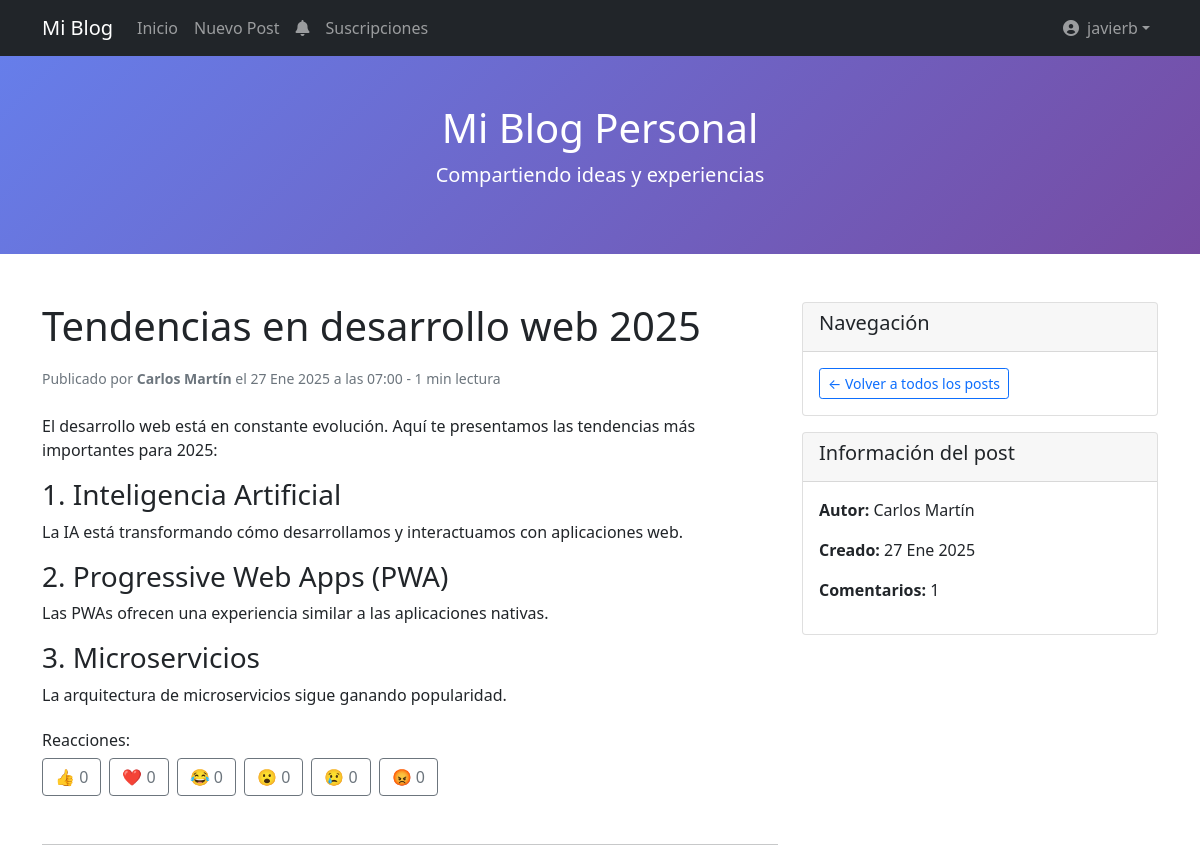
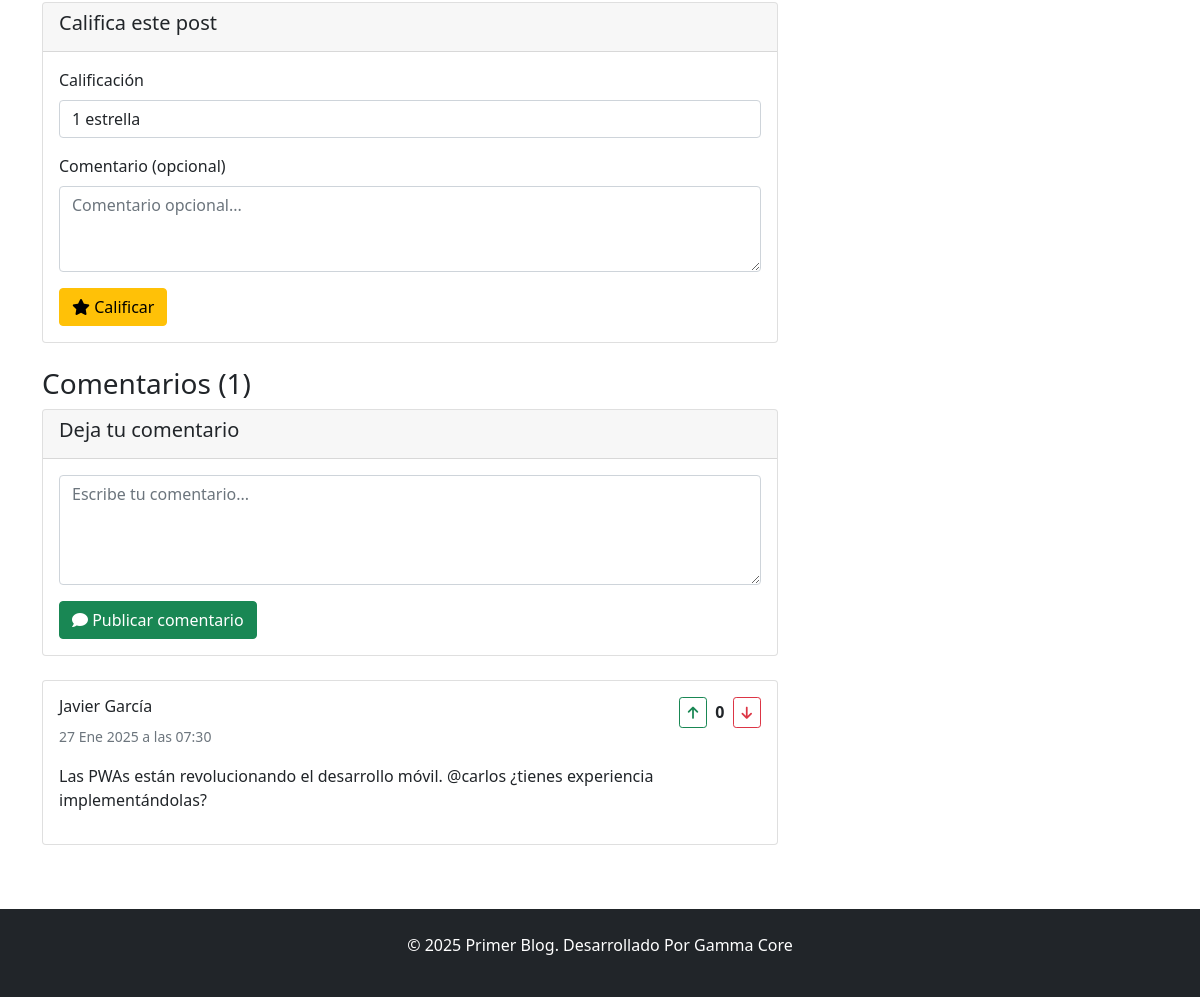
/post/tendencias-desarrollo-web-2025/ (signed in), run on the app's committed database (2 pictures, top to bottom).
### blog/models.py (models this page shows, shortened)
class Post(models.Model):
    title = models.CharField(max_length=200, verbose_name='Título')
    slug = models.SlugField(max_length=200, unique=True)
    author = models.ForeignKey(User, on_delete=models.CASCADE, verbose_name='Autor')
    content = RichTextField(verbose_name='Contenido')
    excerpt = models.TextField(max_length=300, blank=True, verbose_name='Resumen')
    cover_image = models.ImageField(upload_to='posts/', blank=True, null=True, verbose_name='Imagen de portada')
    tags = TaggableManager(verbose_name='Etiquetas')
    created_date = models.DateTimeField(default=timezone.now, verbose_name='Fecha de creación')
    published_date = models.DateTimeField(blank=True, null=True, verbose_name='Fecha de publicación')
    published = models.BooleanField(default=False, verbose_name='Publicado')
    class Meta:
        ordering = ['-created_date']
        verbose_name = 'Post'
        verbose_name_plural = 'Posts'
    @property
    def reading_time(self):
        text = strip_tags(self.content or "")
        word_count = len(text.split())
        minutes = math.ceil(word_count / 200) if word_count > 0 else 1
        return max(1, int(minutes))
    def get_rating_count(self):
        return self.reviews.count()
    def get_approved_comments_count(self):
        return self.comments.filter(is_approved=True).count()

class Comment(models.Model):
    post = models.ForeignKey(Post, on_delete=models.CASCADE, related_name='comments')
    author = models.ForeignKey(User, on_delete=models.CASCADE, verbose_name='Autor', null=True, blank=True)
    name = models.CharField(max_length=100, verbose_name='Nombre', blank=True)
    email = models.EmailField(verbose_name='Email', blank=True)
    content = models.TextField(verbose_name='Comentario')
    created_date = models.DateTimeField(auto_now_add=True, verbose_name='Fecha')
    is_approved = models.BooleanField(default=False, verbose_name='Aprobado')
    pinned = models.BooleanField(default=False, verbose_name='Fijado')
    class Meta:
        ordering = ['created_date']
        verbose_name = 'Comentario'
        verbose_name_plural = 'Comentarios'
    def get_score(self):
        return sum(vote.vote for vote in self.votes.all())
    def get_user_vote(self, user):
        try:
            vote = self.votes.get(user=user)
            return vote.vote
        except CommentVote.DoesNotExist:
            return 0

### blog/views.py (the view)
# urls.py: path('post/<slug:slug>/', views.post_detail, name='post_detail'),
def post_detail(request, slug):
    post = get_object_or_404(Post, slug=slug, published=True)
    comments = post.comments.filter(is_approved=True).annotate(
        score=models.Sum('votes__vote')
    ).order_by('-pinned', '-score', 'created_date')
    new_comment = None
    user_review = None
    user_reaction = None
    can_moderate = False
    if request.user.is_authenticated and request.user == post.author:
        can_moderate = True
        comments = post.comments.all().annotate(
            score=models.Sum('votes__vote')
        ).order_by('-pinned', '-score', 'created_date')
    if request.user.is_authenticated:
        try:
            user_review = Review.objects.get(post=post, user=request.user)
        except Review.DoesNotExist:
            user_review = None
        try:
            user_reaction = Reaction.objects.get(post=post, user=request.user)
        except Reaction.DoesNotExist:
            user_reaction = None
    if request.method == 'POST':
        if 'comment' in request.POST:
            if not request.user.is_authenticated:
                messages.error(request, 'Debes iniciar sesión para comentar.')
                return redirect('blog:login')
            comment_form = CommentForm(data=request.POST)
            if comment_form.is_valid():
                new_comment = comment_form.save(commit=False)
                new_comment.post = post
                new_comment.author = request.user
                new_comment.save()
                detect_mentions(new_comment.content, post, request.user)
                send_comment_notification(post, request.user)
                messages.success(request, '¡Tu comentario ha sido añadido y está pendiente de aprobación!')
                return redirect('blog:post_detail', slug=post.slug)
        else:
            comment_form = CommentForm()
        if 'review' in request.POST:
            if not request.user.is_authenticated:
                messages.error(request, 'Debes iniciar sesión para calificar.')
                return redirect('blog:login')
            review_form = ReviewForm(data=request.POST)
            if review_form.is_valid():
                review, created = Review.objects.get_or_create(
                    post=post,
                    user=request.user,
                    defaults=review_form.cleaned_data
                )
                if not created:
                    review.rating = review_form.cleaned_data['rating']
                    review.comment = review_form.cleaned_data['comment']
                    review.save()
                    messages.success(request, '¡Tu calificación ha sido actualizada!')
                else:
                    messages.success(request, '¡Gracias por tu calificación!')
                return redirect('blog:post_detail', slug=post.slug)
        else:
            review_form = ReviewForm()
    else:
        comment_form = CommentForm()
        review_form = ReviewForm()
    comment_votes = {}
    if request.user.is_authenticated:
        for comment in comments:
            comment_votes[comment.id] = comment.get_user_vote(request.user)
    return render(request, 'blog/post_detail.html', {
        'post': post,
        'comments': comments,
        'approved_comments_count': post.get_approved_comments_count(),
        'new_comment': new_comment,
        'comment_form': comment_form,
        'review_form': review_form,
        'user_review': user_review,
        'user_reaction': user_reaction,
        'can_moderate': can_moderate,
        'reaction_types': Reaction.REACTION_TYPES,
        'comment_votes': comment_votes
    })

### blog/templates/blog/post_detail.html (shortened to what this page needs)
{% extends 'base.html' %}
{% block content %}
<div class="row">
    <div class="col-md-8">
        <article class="mb-5">
            <h1 class="mb-3">{{ post.title }}</h1>
            <div class="text-muted mb-4">
                <small>
                    Publicado por <strong>{{ post.author.first_name }} {{ post.author.last_name }}</strong>
                    el {{ post.published_date|date:"d M Y \a \l\a\s H:i" }} - {{ post.reading_time }} min lectura
                </small>
            </div>
            <div class="post-content">
                {{ post.content|safe }}
            </div>
            <div class="reactions-section mt-4 mb-4">
                <h6>Reacciones:</h6>
                <div class="reactions-container d-flex gap-2 flex-wrap">
                    {% for reaction_type, reaction_label in reaction_types %}
                        {% if user.is_authenticated %}
                            <button class="btn btn-outline-secondary reaction-btn"
                                    data-reaction="{{ reaction_type }}"
                                    data-post-slug="{{ post.slug }}">
                                <span class="reaction-emoji">{{ reaction_type }}</span>
                                <span class="reaction-count" id="count-{{ reaction_type }}">0</span>
                            </button>
                        {% else %}
                            <div class="btn btn-outline-secondary disabled" title="Inicia sesión para reaccionar">
                                <span class="reaction-emoji">{{ reaction_type }}</span>
                                <span class="reaction-count" id="count-{{ reaction_type }}">0</span>
                            </div>
                        {% endif %}
                    {% endfor %}
                </div>
            </div>
        </article>
        <hr>
        {% if user.is_authenticated %}
            <div class="card mb-4">
                <div class="card-header">
                    <h5>Califica este post</h5>
                </div>
                <div class="card-body">
                    {% if user_review %}
                        <p class="text-muted">Ya calificaste este post con {{ user_review.rating }} estrella{{ user_review.rating|pluralize }}.</p>
                        <p><strong>Tu comentario:</strong> {{ user_review.comment }}</p>
                    {% else %}
                        <form method="post">
                            <div class="mb-3">
                                <label class="form-label">Calificación</label>
                                {{ review_form.rating }}
                            </div>
                            <div class="mb-3">
                                <label class="form-label">Comentario (opcional)</label>
                                {{ review_form.comment }}
                            </div>
                            <button type="submit" class="btn btn-warning">
                                <i class="fas fa-star"></i> Calificar
                            </button>
                        </form>
                    {% endif %}
                </div>
            </div>
        {% endif %}
        <div class="comments-section">
            <h3>Comentarios ({{ approved_comments_count }})</h3>
            {% if user.is_authenticated %}
                <div class="card mb-4">
                    <div class="card-header">
                        <h5>Deja tu comentario</h5>
                    </div>
                    <div class="card-body">
                        <form method="post">
                            <div class="mb-3">
                                {{ comment_form.content }}
                            </div>
                            <button type="submit" class="btn btn-success">
                                <i class="fas fa-comment"></i> Publicar comentario
                            </button>
                        </form>
                    </div>
                </div>
            {% else %}
                <div class="alert alert-info">
                    <a href="{% url 'blog:login' %}">Inicia sesión</a> para dejar un comentario.
                </div>
            {% endif %}
            {% for comment in comments %}
                <div class="card mb-3 {% if not comment.is_approved %}border-warning{% endif %} {% if comment.pinned %}border-primary{% endif %}">
                    <div class="card-body">
                        <div class="d-flex justify-content-between align-items-start">
                            <div class="flex-grow-1">
                                <h6 class="card-title">
                                    {{ comment.author.first_name }} {{ comment.author.last_name }}
                                </h6>
                                <small class="text-muted">{{ comment.created_date|date:"d M Y \a \l\a\s H:i" }}</small>
                            </div>
                            {% if user.is_authenticated %}
                                <div class="vote-section d-flex align-items-center">
                                    <button class="btn btn-sm btn-outline-success vote-btn"
                                            data-comment-id="{{ comment.id }}"
                                            data-vote="1"
                                            id="upvote-{{ comment.id }}">
                                        <i class="fas fa-arrow-up"></i>
                                    </button>
                                    <span class="mx-2 fw-bold" id="score-{{ comment.id }}">{{ comment.get_score }}</span>
                                    <button class="btn btn-sm btn-outline-danger vote-btn"
                                            data-comment-id="{{ comment.id }}"
                                            data-vote="-1"
                                            id="downvote-{{ comment.id }}">
                                        <i class="fas fa-arrow-down"></i>
                                    </button>
                                </div>
                            {% endif %}
                        </div>
                        <p class="card-text mt-2">{{ comment.content|linebreaks }}</p>
                    </div>
                </div>
            {% empty %}
                <div class="alert alert-info">
                    <p>No hay comentarios aún. ¡Sé el primero en comentar!</p>
                </div>
            {% endfor %}
        </div>
    </div>
    <div class="col-md-4">
        <div class="card mb-3">
            <div class="card-header">
                <h5>Navegación</h5>
            </div>
            <div class="card-body">
                <a href="{% url 'blog:post_list' %}" class="btn btn-outline-primary btn-sm">
                    ← Volver a todos los posts
                </a>
            </div>
        </div>
        <div class="card">
            <div class="card-header">
                <h5>Información del post</h5>
            </div>
            <div class="card-body">
                <p><strong>Autor:</strong> {{ post.author.first_name }} {{ post.author.last_name }}</p>
                <p><strong>Creado:</strong> {{ post.created_date|date:"d M Y" }}</p>
                <p><strong>Comentarios:</strong> {{ comments.count }}</p>
            </div>
        </div>
    </div>
</div>
{% endblock %}

### blog/templates/base.html (shortened to what this page needs)
<!DOCTYPE html>
<html lang="es">
<head>
    <link href="https://cdn.jsdelivr.net/npm/bootstrap@5.1.3/dist/css/bootstrap.min.css" rel="stylesheet">
    <link href="https://cdnjs.cloudflare.com/ajax/libs/font-awesome/6.0.0/css/all.min.css" rel="stylesheet">
</head>
<body>
    <nav class="navbar navbar-expand-lg navbar-dark bg-dark">
        <div class="container">
            <a class="navbar-brand" href="{% url 'blog:post_list' %}">Mi Blog</a>
            <div class="collapse navbar-collapse" id="navbarNav">
                <ul class="navbar-nav me-auto">
                    <li class="nav-item">
                        <a class="nav-link" href="{% url 'blog:post_list' %}">Inicio</a>
                    </li>
                    {% if user.is_authenticated %}
                        <li class="nav-item">
                            <a class="nav-link" href="{% url 'blog:post_create' %}">Nuevo Post</a>
                        </li>
                        <li class="nav-item">
                            <a class="nav-link position-relative" href="{% url 'blog:notifications' %}">
                                <i class="fas fa-bell"></i>
                            </a>
                        </li>
                        <li class="nav-item">
                            <a class="nav-link" href="{% url 'blog:subscriptions' %}">Suscripciones</a>
                        </li>
                    {% endif %}
                </ul>
                <ul class="navbar-nav">
                    {% if user.is_authenticated %}
                        <li class="nav-item dropdown">
                            <a class="nav-link dropdown-toggle d-flex align-items-center" href="#" role="button" data-bs-toggle="dropdown">
                                {% if user.profile.avatar %}
                                    <img src="{{ user.profile.avatar.url }}" alt="Avatar" class="rounded-circle me-2" width="30" height="30">
                                {% else %}
                                    <i class="fas fa-user-circle me-2"></i>
                                {% endif %}
                                {{ user.username }}
                            </a>
                        </li>
                    {% endif %}
                </ul>
            </div>
        </div>
    </nav>
    <header class="blog-header py-5 text-white text-center">
        <div class="container">
            <h1><a href="{% url 'blog:post_list' %}" class="text-white text-decoration-none">Mi Blog Personal</a></h1>
            <p class="lead">Compartiendo ideas y experiencias</p>
        </div>
    </header>
    <main class="container my-5">
        {% block content %}
        {% endblock %}
    </main>
    <footer class="bg-dark text-white text-center py-4 mt-5">
        <p>&copy; 2025 Primer Blog. Desarrollado Por Gamma Core</p>
    </footer>
</body>
</html>

### data on the page
Post: title "Tendencias en desarrollo web 2025", author.first_name "Carlos", author.last_name "Martín", published_date "27 Ene 2025 a las 07:00", reading_time "1", content "El desarrollo web está en constante evolución. Aquí te presentamos las tendencias más importantes para 2025: 1. Inteligencia Artificial La IA está transformando cómo desarrollamos y interactuamos con aplicaciones web. 2. Progressive Web Apps (PWA) Las PWAs ofrecen una experiencia similar a las aplicaciones nativas. 3. Microservicios La arquitectura de microservicios sigue ganando popularidad.", created_date "27 Ene 2025"
Comment: author.first_name "Javier", author.last_name "García", created_date "27 Ene 2025 a las 07:30", get_score "0", content "Las PWAs están revolucionando el desarrollo móvil. @carlos ¿tienes experiencia implementándolas?"

### other printed values
{{ user.username }} "javierb"
{{ reaction_type }} "👍" "❤️" "😂" "😮" "😢" "😡"
{{ approved_comments_count }} "1"
{{ comments.count }} "1"
